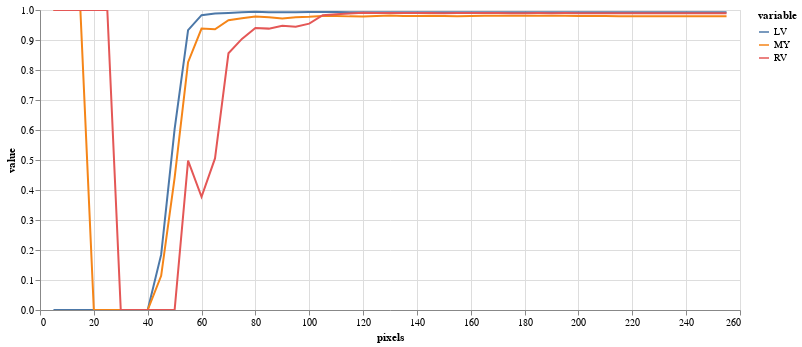

Notebook code for this chart:
### Code cell
(alt
 .Chart(results.melt(id_vars=['pixels'],value_vars=['LV','MY','RV']))
 .mark_line()
 .encode(
     x="pixels",
     y="value",
     color="variable",
     tooltip="value"
 )
 .properties(width=700,height=300)
 .interactive()
)

### Figure 1 — Vega-Lite specification as saved in the notebook (floating-point values rounded to 4 significant figures; data arrays with more than 128 entries replaced by an {"elided": "..."} marker saying what was removed)
{"config": {"view": {"continuousWidth": 400, "continuousHeight": 300}}, "data": {"name": "data-ef57b32e68c931b23d91dafcd932a57f"}, "mark": "line", "encoding": {"color": {"type": "nominal", "field": "variable"}, "tooltip": {"type": "quantitative", "field": "value"}, "x": {"type": "quantitative", "field": "pixels"}, "y": {"type": "quantitative", "field": "value"}}, "height": 300, "selection": {"selector004": {"type": "interval", "bind": "scales", "encodings": ["x", "y"]}}, "width": 700, "$schema": "https://vega.github.io/schema/vega-lite/v4.8.1.json", "datasets": {"data-ef57b32e68c931b23d91dafcd932a57f": {"elided": "153 records"}}}
